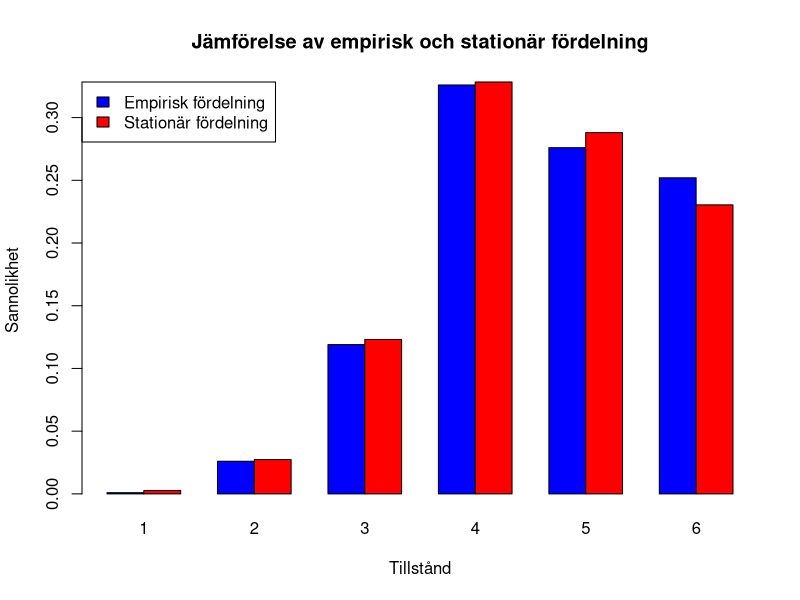

Here is the R script that generated this plot:
## ---- chunk 1
P <- matrix(c(0, 0, 0, 0.4, 0, 0.6,
0.1, 0.1, 0, 0.4, 0, 0.4,
0, 0.2, 0.2, 0.3, 0, 0.3,
0, 0, 0.3, 0.5, 0, 0.2,
0, 0, 0, 0.4, 0.6, 0,
0, 0, 0, 0, 0.5, 0.5),
nrow = 6,
ncol = 6,
byrow = TRUE)

mpow <- function(A, n) {
resultat <- diag(nrow(A))
potens <- n
while (potens > 0) {
resultat <- A %*% resultat
potens <- potens - 1
}
return(resultat)
}
## ---- chunk 2

Res <- mpow(P,4)
Res2 <- mpow(P,7)
Res3 <- mpow(P,14)
Res4 <- mpow(P,90)

print(Res[6,]) #a)
print(Res2[6,]) #b)
print(Res3[6,]) #c)
print(Res4[6,]) #d)
## ---- chunk 3
print(Res[3,]) #a)
print(Res2[3,]) #b)
print(Res3[3,]) #c)
print(Res4[3,]) #d)
## ---- chunk 4
mpow <- function(A, n) {
resultat <- diag(nrow(A))
potens <- n
while (potens > 0) {
resultat <- A %*% resultat
potens <- potens - 1
}
return(resultat)
}

rows_equal <- function(A, d = 4) {
A_new <- trunc(A * 10^d) # förstora talet och ta heltalsdelen
for (k in 2:nrow(A_new)) {
# Kolla om alla element i rad 1 är lika med motsvarande element i rad k
if (!all(A_new[1, ] == A_new[k, ])) {
# Om något element skiljer sig så är raderna ej lika
return(FALSE)
}
}
# Hamnar vi här så var alla rader lika
return(TRUE)
}

matrices_equal <- function(A, B, d = 4) {
A_new <- trunc(A * 10^d)
B_new <- trunc(B * 10^d)
if (all(A_new == B_new)) {
return(TRUE)
} else {
return(FALSE)
}
}

# Funktion för att hitta det minsta n där P^n konvergerar enligt kriterierna
find_convergence <- function(P, max_iter = 1000, d = 4) {
  n <- 1
  while (n <= max_iter) {
    P_n <- mpow(P, n)       # Beräkna P^n
    P_n_plus_1 <- mpow(P, n + 1)  # Beräkna P^{n+1}
    
    # Kontrollera om P^n ≈ P^{n+1} och om alla rader i P^n är identiska
    if (matrices_equal(P_n, P_n_plus_1, d) && rows_equal(P_n, d)) {
      cat("Konvergens uppnådd vid n =", n, "\n")
      cat("En rad i P^n (med 4 decimalers noggrannhet):\n")
      print(round(P_n[1, ], d))  # Skriv ut en rad med 4 decimaler
      return(n)
    }
    
    n <- n + 1  # Öka n och fortsätt loopen
  }
  
  cat("Ingen konvergens hittades inom", max_iter, "iterationer.\n")
  return(NA)
}
find_convergence(P)
## ---- chunk 5
# Funktion för att beräkna den stationära fördelningen
stationary_distribution <- function(P) {
  n <- nrow(P)  # Antal tillstånd
  I <- diag(n)  # Identitetsmatris
  
  # Skapa ekvationssystemet: pi (I - P) = 0 och sum(pi) = 1
  A <- t(I - P)  # Transponera (I - P) för att matcha ekvationen pi (I - P) = 0
  A <- rbind(A, rep(1, n))  # Lägg till ekvationen sum(pi) = 1
  
  # Högerled: en vektor med nollor och en etta
  b <- c(rep(0, n), 1)
  
  # Lös ekvationssystemet med minsta kvadratmetoden (eftersom systemet är överbestämt)
  pi <- qr.solve(A, b)
  
  return(pi)
}
pi <- stationary_distribution(P)
print("Den stationära fördelningen är:")
print(pi)
## ---- chunk 6
# Funktion för att simulera Markovkedjan
simulate_markov_chain <- function(P, start_state, n_days) {
  n_states <- nrow(P)  
  states <- numeric(n_days)  
  states[1] <- start_state  

  for (day in 2:n_days) {  
    states[day] <- sample(1:n_states, size = 1, prob = P[states[day - 1], ])  
  }  

  return(states)  
}

# Funktion för att beräkna den empiriska fördelningen
empirical_distribution <- function(states, n_states) {
  counts <- table(factor(states, levels = 1:n_states))  # Räkna antalet dagar i varje tillstånd
  distribution <- counts / length(states)  # Normalisera till en fördelning
  return(distribution)
}

# Exempel på användning

start_state <- 5  # Starta i tillstånd 5
n_days <- 1000  # Simulera 1000 dagar

# Simulera Markovkedjan
states <- simulate_markov_chain(P, start_state, n_days)

# Beräkna den empiriska fördelningen
emp_dist <- empirical_distribution(states, nrow(P))

# Beräkna den stationära fördelningen
pi <- stationary_distribution(P)

# Skapa ett stapeldiagram för att jämföra fördelningarna
barplot(rbind(emp_dist, pi), beside = TRUE, col = c("blue", "red"),
        names.arg = 1:nrow(P), xlab = "Tillstånd", ylab = "Sannolikhet",
        main = "Jämförelse av empirisk och stationär fördelning",
        legend.text = c("Empirisk fördelning", "Stationär fördelning"),
        args.legend = list(x = "topleft"))
## ---- chunk 7
# Funktion för att beräkna den empiriska sannolikheten
empirical_probability <- function(states) {
  count_Xn_minus_1_1_and_Xn_5 <- 0  # Räkna antalet gånger X_{n-1} = 1 och X_n = 5
  count_Xn_5 <- 0  # Räkna antalet gånger X_n = 5
  
  for (n in 2:length(states)) {
    if (states[n] == 5) {
      count_Xn_5 <- count_Xn_5 + 1
      if (states[n - 1] == 1) {
        count_Xn_minus_1_1_and_Xn_5 <- count_Xn_minus_1_1_and_Xn_5 + 1
      }
    }
  }
  
  # Beräkna den empiriska sannolikheten
  if (count_Xn_5 > 0) {
    prob <- count_Xn_minus_1_1_and_Xn_5 / count_Xn_5
  } else {
    prob <- 0
  }
  
  return(prob)
}

# Använd simuleringen från uppgift 3
states <- simulate_markov_chain(P, start_state = 5, n_days = 1000)
emp_prob <- empirical_probability(states)
print(paste("Empirisk sannolikhet: ", round(emp_prob, 4)))
## ---- chunk 8
# Teoretisk beräkning med Bayes formel
theoretical_probability <- function(P, pi) {
  P_1_to_5 <- P[1, 5]  # P(X_n = 5 | X_{n-1} = 1)
  pi_1 <- pi[1]  # P(X_{n-1} = 1)
  pi_5 <- pi[5]  # P(X_n = 5)
  
  prob <- (P_1_to_5 * pi_1) / pi_5
  return(prob)
}

# Använd den stationära fördelningen från uppgift 2
pi <- stationary_distribution(P)
theo_prob <- theoretical_probability(P, pi)
print(paste("Teoretisk sannolikhet: ", round(theo_prob, 4)))
